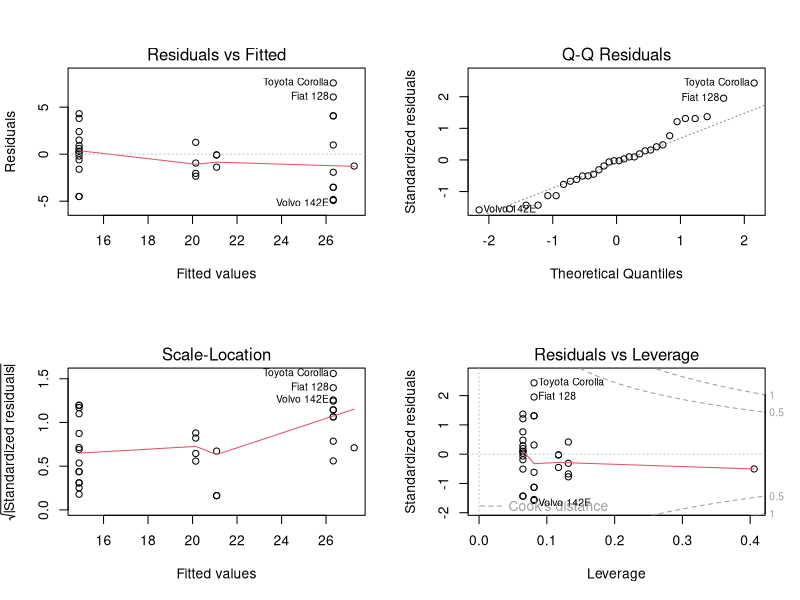

Generate this figure with R:
## ---- chunk 1
knitr::opts_chunk$set(collapse = TRUE, dev = "png", comment = "#>")
#Sys.setlocale('LC_ALL','C') # Embed this directly in the Rmarkdown script that contains the Chinese character comment
options(digits=3)
options(max.print=200)
## ---- chunk 2
vec1 = c(1, 2, 3)
typeof(vec1)
class(vec1)
## ---- chunk 3
data1 = data.frame(x = 1:3, y = rnorm(3))

typeof(data1)

class(data1)
## ---- chunk 4
head
## ---- chunk 5
num_vec = c(1, 2, 3, 4, 5)
data_frame = data.frame(x = 1:5, y = rnorm(5))
## ---- chunk 6
head(num_vec, 3)
head(data_frame, 3)
## ---- chunk 7
methods("head")
## ---- chunk 8
lm1 = lm(mpg ~ cyl + vs, data = mtcars)
## ---- chunk 9
typeof(lm1)

class(lm1)
## ---- chunk 10
lm1
## ---- chunk 11
print(lm1)
## ---- chunk 12
identical(getS3method("print", "lm"), stats:::print.lm)
## ---- chunk 13
summary(lm1)
## ---- chunk 14
lm1summary = summary(lm1)
typeof(lm1summary)

class(lm1summary)
## ---- chunk 15
names(lm1summary)
## ---- chunk 16
oldpar = par(mfrow = c(2, 2))
plot(lm1)
par(oldpar)
## ---- chunk 17
predict(lm1, data.frame(cyl = c(6, 8), vs = c(1, 1)))
